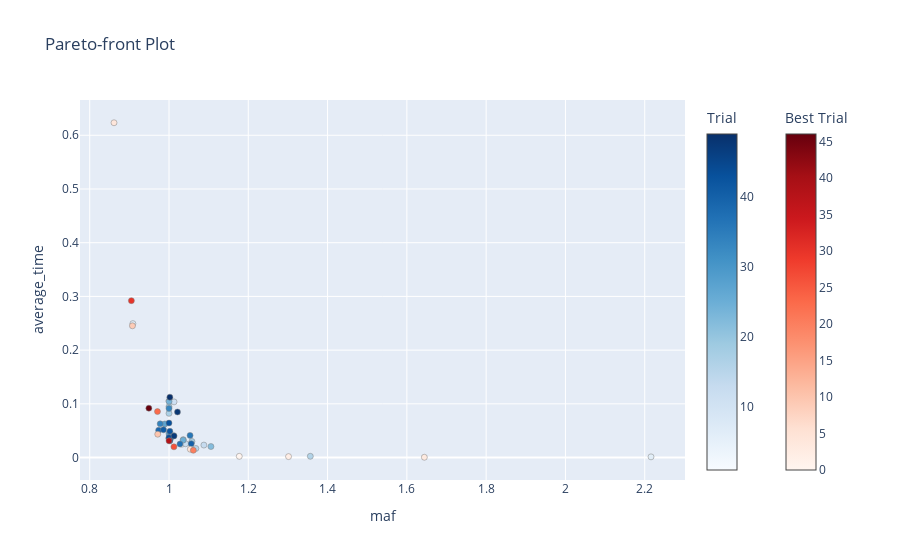

The cell this chart's notebook holds for it:
### Markdown cell above
## Visualize LSH study results

### Code cell
plot_pareto_front(lsh_study, target_names=['maf', 'average_time'])

### Figure 1 — Plotly figure (JSON) as saved in the notebook; plotly's stock layout.template omitted (floating-point values rounded to 4 significant figures)
{"data": [{"hovertemplate": "%{text}<extra>Trial</extra>", "marker": {"color": [1, 6, 7, 8, 11, 12, 13, 14, 15, 16, 17, 18, 19, 21, 22, 24, 25, 27, 28, 29, 31, 32, 33, 34, 35, 36, 37, 39, 40, 41, 42, 43, 44, 45, 47, 48, 49], "colorbar": {"title": {"text": "Trial"}}, "colorscale": [[0, "rgb(247,251,255)"], [0.125, "rgb(222,235,247)"], [0.25, "rgb(198,219,239)"], [0.375, "rgb(158,202,225)"], [0.5, "rgb(107,174,214)"], [0.625, "rgb(66,146,198)"], [0.75, "rgb(33,113,181)"], [0.875, "rgb(8,81,156)"], [1, "rgb(8,48,107)"]], "line": {"color": "Grey", "width": 0.5}}, "mode": "markers", "showlegend": false, "text": ["{<br>  \"number\": 1,<br>  \"values\": [<br>    1.0323896418551815,<br>    0.0247823<br>  ],<br>  \"params\": {<br>    \"k\": 6,<br>    \"L\": 4,<br>    \"table_size\": 3750,<br>    \"window_size\": 2844<br>  },<br>  \"user_attrs\": {<br>    \"constraint\": [<br>      0,<br>      -0.0147823<br>    ]<br>  }<br>}", "{<br>  \"number\": 6,<br>  \"values\": [<br>    2.215816764148133,<br>    0.0013180000000000002<br>  ],<br>  \"params\": {<br>    \"k\": 9,<br>    \"L\": 9,<br>    \"table_size\": 7500,<br>    \"window_size\": 1082<br>  },<br>  \"user_attrs\": {<br>    \"constraint\": [<br>      48,<br>      0.008682<br>    ]<br>  }<br>}", "{<br>  \"number\": 7,<br>  \"values\": [<br>    0.9089349207288518,<br>    0.2493493<br>  ],<br>  \"params\": {<br>    \"k\": 2,<br>    \"L\": 5,<br>    \"table_size\": 7500,<br>    \"window_size\": 2870<br>  },<br>  \"user_attrs\": {<br>    \"constraint\": [<br>      0,<br>      -0.2393493<br>    ]<br>  }<br>}", "{<br>  \"number\": 8,<br>  \"values\": [<br>    1.0,<br>    0.10556829999999999<br>  ],<br>  \"params\": {<br>    \"k\": 4,<br>    \"L\": 9,<br>    \"table_size\": 3750,<br>    \"window_size\": 2200<br>  },<br>  \"user_attrs\": {<br>    \"constraint\": [<br>      0,<br>      -0.0955683<br>    ]<br>  }<br>}", "{<br>  \"number\": 11,<br>  \"values\": [<br>    1.0127508175968094,<br>    0.1036674<br>  ],<br>  \"params\": {<br>    \"k\": 5,<br>    \"L\": 6,<br>    \"table_size\": 3750,<br>    \"window_size\": 3249<br>  },<br>  \"user_attrs\": {<br>    \"constraint\": [<br>      0,<br>      -0.09366740000000001<br>    ]<br>  }<br>}", "{<br>  \"number\": 12,<br>  \"values\": [<br>    1.0419217967921204,<br>    0.025681400000000004<br>  ],<br>  \"params\": {<br>    \"k\": 8,<br>    \"L\": 5,<br>    \"table_size\": 3750,<br>    \"window_size\": 3303<br>  },<br>  \"user_attrs\": {<br>    \"constraint\": [<br>      0,<br>      -0.015681400000000005<br>    ]<br>  }<br>}", "{<br>  \"number\": 13,<br>  \"values\": [<br>    1.0879964690732533,<br>    0.0232022<br>  ],<br>  \"params\": {<br>    \"k\": 8,<br>    \"L\": 7,<br>    \"table_size\": 3750,<br>    \"window_size\": 2742<br>  },<br>  \"user_attrs\": {<br>    \"constraint\": [<br>      0,<br>      -0.013202199999999999<br>    ]<br>  }<br>}", "{<br>  \"number\": 14,<br>  \"values\": [<br>    1.004813609368143,<br>    0.0365574<br>  ],<br>  \"params\": {<br>    \"k\": 7,<br>    \"L\": 5,<br>    \"table_size\": 3750,<br>    \"window_size\": 3061<br>  },<br>  \"user_attrs\": {<br>    \"constraint\": [<br>      0,<br>      -0.026557399999999995<br>    ]<br>  }<br>}", "{<br>  \"number\": 15,<br>  \"values\": [<br>    1.0677614985514365,<br>    0.0169359<br>  ],<br>  \"params\": {<br>    \"k\": 10,<br>    \"L\": 3,<br>    \"table_size\": 15000,<br>    \"window_size\": 3260<br>  },<br>  \"user_attrs\": {<br>    \"constraint\": [<br>      0,<br>      -0.0069359<br>    ]<br>  }<br>}", "{<br>  \"number\": 16,<br>  \"values\": [<br>    1.3564779718539302,<br>    0.0023514999999999994<br>  ],<br>  \"params\": {<br>    \"k\": 8,<br>    \"L\": 2,<br>    \"table_size\": 15000,<br>    \"window_size\": 2082<br>  },<br>  \"user_attrs\": {<br>    \"constraint\": [<br>      0,<br>      0.007648500000000001<br>    ]<br>  }<br>}", "{<br>  \"number\": 17,<br>  \"values\": [<br>    1.0,<br>    0.0822667<br>  ],<br>  \"params\": {<br>    \"k\": 9,<br>    \"L\": 7,<br>    \"table_size\": 15000,<br>    \"window_size\": 4243<br>  },<br>  \"user_attrs\": {<br>    \"constraint\": [<br>      0,<br>      -0.0722667<br>    ]<br>  }<br>}", "{<br>  \"number\": 18,<br>  \"values\": [<br>    1.0578582149524811,<br>    0.0300072<br>  ],<br>  \"params\": {<br>    \"k\": 9,<br>    \"L\": 3,<br>    \"table_size\": 15000,<br>    \"window_size\": 3974<br>  },<br>  \"user_attrs\": {<br>    \"constraint\": [<br>      0,<br>      -0.020007200000000003<br>    ]<br>  }<br>}", "{<br>  \"number\": 19,<br>  \"values\": [<br>    1.0,<br>    0.0947414<br>  ],<br>  \"params\": {<br>    \"k\": 7,<br>    \"L\": 7,<br>    \"table_size\": 15000,<br>    \"window_size\": 3848<br>  },<br>  \"user_attrs\": {<br>    \"constraint\": [<br>      0,<br>      -0.08474140000000001<br>    ]<br>  }<br>}", "{<br>  \"number\": 21,<br>  \"values\": [<br>    1.0360367975311127,<br>    0.0333736<br>  ],<br>  \"params\": {<br>    \"k\": 9,<br>    \"L\": 6,<br>    \"table_size\": 15000,<br>    \"window_size\": 3612<br>  },<br>  \"user_attrs\": {<br>    \"constraint\": [<br>      0,<br>      -0.0233736<br>    ]<br>  }<br>}", "{<br>  \"number\": 22,<br>  \"values\": [<br>    1.1057644437514855,<br>    0.0205578<br>  ],<br>  \"params\": {<br>    \"k\": 7,<br>    \"L\": 6,<br>    \"table_size\": 3750,<br>    \"window_size\": 3128<br>  },<br>  \"user_attrs\": {<br>    \"constraint\": [<br>      0,<br>      -0.0105578<br>    ]<br>  }<br>}", "{<br>  \"number\": 24,<br>  \"values\": [<br>    1.0001554991361883,<br>    0.104514<br>  ],<br>  \"params\": {<br>    \"k\": 8,<br>    \"L\": 7,<br>    \"table_size\": 15000,<br>    \"window_size\": 4195<br>  },<br>  \"user_attrs\": {<br>    \"constraint\": [<br>      0,<br>      -0.094514<br>    ]<br>  }<br>}", "{<br>  \"number\": 25,<br>  \"values\": [<br>    1.0356523434986677,<br>    0.0324463<br>  ],<br>  \"params\": {<br>    \"k\": 9,<br>    \"L\": 6,<br>    \"table_size\": 15000,<br>    \"window_size\": 4075<br>  },<br>  \"user_attrs\": {<br>    \"constraint\": [<br>      0,<br>      -0.022446299999999995<br>    ]<br>  }<br>}", "{<br>  \"number\": 27,<br>  \"values\": [<br>    0.9895012144816999,<br>    0.06250710000000001<br>  ],<br>  \"params\": {<br>    \"k\": 9,<br>    \"L\": 8,<br>    \"table_size\": 15000,<br>    \"window_size\": 4076<br>  },<br>  \"user_attrs\": {<br>    \"constraint\": [<br>      0,<br>      -0.05250710000000001<br>    ]<br>  }<br>}", "{<br>  \"number\": 28,<br>  \"values\": [<br>    1.0,<br>    0.044309<br>  ],<br>  \"params\": {<br>    \"k\": 10,<br>    \"L\": 8,<br>    \"table_size\": 15000,<br>    \"window_size\": 3636<br>  },<br>  \"user_attrs\": {<br>    \"constraint\": [<br>      0,<br>      -0.034309<br>    ]<br>  }<br>}", "{<br>  \"number\": 29,<br>  \"values\": [<br>    1.0,<br>    0.035598199999999997<br>  ],<br>  \"params\": {<br>    \"k\": 10,<br>    \"L\": 7,<br>    \"table_size\": 15000,<br>    \"window_size\": 3534<br>  },<br>  \"user_attrs\": {<br>    \"constraint\": [<br>      0,<br>      -0.025598199999999995<br>    ]<br>  }<br>}", "{<br>  \"number\": 31,<br>  \"values\": [<br>    1.0116103751992551,<br>    0.0407757<br>  ],<br>  \"params\": {<br>    \"k\": 10,<br>    \"L\": 7,<br>    \"table_size\": 15000,<br>    \"window_size\": 3640<br>  },<br>  \"user_attrs\": {<br>    \"constraint\": [<br>      0,<br>      -0.030775699999999996<br>    ]<br>  }<br>}", "{<br>  \"number\": 32,<br>  \"values\": [<br>    1.0021869427020387,<br>    0.033583<br>  ],<br>  \"params\": {<br>    \"k\": 10,<br>    \"L\": 7,<br>    \"table_size\": 15000,<br>    \"window_size\": 3660<br>  },<br>  \"user_attrs\": {<br>    \"constraint\": [<br>      0,<br>      -0.023583<br>    ]<br>  }<br>}", "{<br>  \"number\": 33,<br>  \"values\": [<br>    1.0,<br>    0.0914615<br>  ],<br>  \"params\": {<br>    \"k\": 7,<br>    \"L\": 4,<br>    \"table_size\": 3750,<br>    \"window_size\": 4037<br>  },<br>  \"user_attrs\": {<br>    \"constraint\": [<br>      0,<br>      -0.0814615<br>    ]<br>  }<br>}", "{<br>  \"number\": 34,<br>  \"values\": [<br>    0.9777148272779262,<br>    0.06271970000000002<br>  ],<br>  \"params\": {<br>    \"k\": 10,<br>    \"L\": 8,<br>    \"table_size\": 15000,<br>    \"window_size\": 3884<br>  },<br>  \"user_attrs\": {<br>    \"constraint\": [<br>      0,<br>      -0.052719700000000015<br>    ]<br>  }<br>}", "{<br>  \"number\": 35,<br>  \"values\": [<br>    1.0,<br>    0.0355708<br>  ],<br>  \"params\": {<br>    \"k\": 10,<br>    \"L\": 6,<br>    \"table_size\": 15000,<br>    \"window_size\": 3440<br>  },<br>  \"user_attrs\": {<br>    \"constraint\": [<br>      0,<br>      -0.025570799999999998<br>    ]<br>  }<br>}", "{<br>  \"number\": 36,<br>  \"values\": [<br>    1.053125112087831,<br>    0.0412917<br>  ],<br>  \"params\": {<br>    \"k\": 10,<br>    \"L\": 7,<br>    \"table_size\": 15000,<br>    \"window_size\": 3766<br>  },<br>  \"user_attrs\": {<br>    \"constraint\": [<br>      0,<br>      -0.0312917<br>    ]<br>  }<br>}", "{<br>  \"number\": 37,<br>  \"values\": [<br>    1.0276999562716072,<br>    0.025152599999999997<br>  ],<br>  \"params\": {<br>    \"k\": 10,<br>    \"L\": 7,<br>    \"table_size\": 15000,<br>    \"window_size\": 3412<br>  },<br>  \"user_attrs\": {<br>    \"constraint\": [<br>      0,<br>      -0.015152599999999997<br>    ]<br>  }<br>}", "{<br>  \"number\": 39,<br>  \"values\": [<br>    0.9739520308506253,<br>    0.05091140000000001<br>  ],<br>  \"params\": {<br>    \"k\": 10,<br>    \"L\": 8,<br>    \"table_size\": 15000,<br>    \"window_size\": 3713<br>  },<br>  \"user_attrs\": {<br>    \"constraint\": [<br>      0,<br>      -0.04091140000000001<br>    ]<br>  }<br>}", "{<br>  \"number\": 40,<br>  \"values\": [<br>    1.0561276292155861,<br>    0.025736<br>  ],<br>  \"params\": {<br>    \"k\": 10,<br>    \"L\": 8,<br>    \"table_size\": 15000,<br>    \"window_size\": 3606<br>  },<br>  \"user_attrs\": {<br>    \"constraint\": [<br>      0,<br>      -0.015736<br>    ]<br>  }<br>}", "{<br>  \"number\": 41,<br>  \"values\": [<br>    0.9861754171211075,<br>    0.051636900000000006<br>  ],<br>  \"params\": {<br>    \"k\": 10,<br>    \"L\": 7,<br>    \"table_size\": 15000,<br>    \"window_size\": 3604<br>  },<br>  \"user_attrs\": {<br>    \"constraint\": [<br>      0,<br>      -0.041636900000000004<br>    ]<br>  }<br>}", "{<br>  \"number\": 42,<br>  \"values\": [<br>    1.0021869427020387,<br>    0.048907799999999994<br>  ],<br>  \"params\": {<br>    \"k\": 10,<br>    \"L\": 7,<br>    \"table_size\": 15000,<br>    \"window_size\": 3441<br>  },<br>  \"user_attrs\": {<br>    \"constraint\": [<br>      0,<br>      -0.03890779999999999<br>    ]<br>  }<br>}", "{<br>  \"number\": 43,<br>  \"values\": [<br>    1.0,<br>    0.0643002<br>  ],<br>  \"params\": {<br>    \"k\": 10,<br>    \"L\": 8,<br>    \"table_size\": 15000,<br>    \"window_size\": 3985<br>  },<br>  \"user_attrs\": {<br>    \"constraint\": [<br>      0,<br>      -0.0543002<br>    ]<br>  }<br>}", "{<br>  \"number\": 44,<br>  \"values\": [<br>    1.0,<br>    0.0371734<br>  ],<br>  \"params\": {<br>    \"k\": 10,<br>    \"L\": 7,<br>    \"table_size\": 15000,<br>    \"window_size\": 3513<br>  },<br>  \"user_attrs\": {<br>    \"constraint\": [<br>      0,<br>      -0.0271734<br>    ]<br>  }<br>}", "{<br>  \"number\": 45,<br>  \"values\": [<br>    1.0021869427020387,<br>    0.031239100000000002<br>  ],<br>  \"params\": {<br>    \"k\": 7,<br>    \"L\": 5,<br>    \"table_size\": 3750,<br>    \"window_size\": 3551<br>  },<br>  \"user_attrs\": {<br>    \"constraint\": [<br>      0,<br>      -0.021239100000000004<br>    ]<br>  }<br>}", "{<br>  \"number\": 47,<br>  \"values\": [<br>    1.0127508175968094,<br>    0.040324299999999993<br>  ],<br>  \"params\": {<br>    \"k\": 7,<br>    \"L\": 5,<br>    \"table_size\": 3750,<br>    \"window_size\": 3252<br>  },<br>  \"user_attrs\": {<br>    \"constraint\": [<br>      0,<br>      -0.03032429999999999<br>    ]<br>  }<br>}", "{<br>  \"number\": 48,<br>  \"values\": [<br>    1.0213835094142336,<br>    0.08483169999999998<br>  ],<br>  \"params\": {<br>    \"k\": 10,<br>    \"L\": 8,<br>    \"table_size\": 15000,<br>    \"window_size\": 3738<br>  },<br>  \"user_attrs\": {<br>    \"constraint\": [<br>      0,<br>      -0.07483169999999999<br>    ]<br>  }<br>}", "{<br>  \"number\": 49,<br>  \"values\": [<br>    1.0021869427020387,<br>    0.11239860000000002<br>  ],<br>  \"params\": {<br>    \"k\": 10,<br>    \"L\": 8,<br>    \"table_size\": 15000,<br>    \"window_size\": 4244<br>  },<br>  \"user_attrs\": {<br>    \"constraint\": [<br>      0,<br>      -0.10239860000000002<br>    ]<br>  }<br>}"], "type": "scatter", "x": [1.032, 2.216, 0.9089, 1, 1.013, 1.042, 1.088, 1.005, 1.068, 1.356, 1, 1.058, 1, 1.036, 1.106, 1.0, 1.036, 0.9895, 1, 1, 1.012, 1.002, 1, 0.9777, 1, 1.053, 1.028, 0.974, 1.056, 0.9862, 1.002, 1, 1, 1.002, 1.013, 1.021, 1.002], "y": [0.02478, 0.001318, 0.2493, 0.1056, 0.1037, 0.02568, 0.0232, 0.03656, 0.01694, 0.002351, 0.08227, 0.03001, 0.09474, 0.03337, 0.02056, 0.1045, 0.03245, 0.06251, 0.04431, 0.0356, 0.04078, 0.03358, 0.09146, 0.06272, 0.03557, 0.04129, 0.02515, 0.05091, 0.02574, 0.05164, 0.04891, 0.0643, 0.03717, 0.03124, 0.04032, 0.08483, 0.1124]}, {"hovertemplate": "%{text}<extra>Best Trial</extra>", "marker": {"color": [0, 2, 3, 4, 5, 9, 10, 20, 23, 26, 30, 38, 46], "colorbar": {"title": {"text": "Best Trial"}, "x": 1.1, "xpad": 40}, "colorscale": [[0, "rgb(255,245,240)"], [0.125, "rgb(254,224,210)"], [0.25, "rgb(252,187,161)"], [0.375, "rgb(252,146,114)"], [0.5, "rgb(251,106,74)"], [0.625, "rgb(239,59,44)"], [0.75, "rgb(203,24,29)"], [0.875, "rgb(165,15,21)"], [1, "rgb(103,0,13)"]], "line": {"color": "Grey", "width": 0.5}}, "mode": "markers", "showlegend": false, "text": ["{<br>  \"number\": 0,<br>  \"values\": [<br>    1.1772753554968618,<br>    0.0022889000000000004<br>  ],<br>  \"params\": {<br>    \"k\": 10,<br>    \"L\": 8,<br>    \"table_size\": 15000,<br>    \"window_size\": 2003<br>  },<br>  \"user_attrs\": {<br>    \"constraint\": [<br>      0,<br>      0.0077111<br>    ]<br>  }<br>}", "{<br>  \"number\": 2,<br>  \"values\": [<br>    1.3015398135892386,<br>    0.0017852<br>  ],<br>  \"params\": {<br>    \"k\": 8,<br>    \"L\": 5,<br>    \"table_size\": 3750,<br>    \"window_size\": 1773<br>  },<br>  \"user_attrs\": {<br>    \"constraint\": [<br>      0,<br>      0.0082148<br>    ]<br>  }<br>}", "{<br>  \"number\": 3,<br>  \"values\": [<br>    1.6441154261537358,<br>    0.0005732000000000001<br>  ],<br>  \"params\": {<br>    \"k\": 7,<br>    \"L\": 3,<br>    \"table_size\": 3750,<br>    \"window_size\": 1354<br>  },<br>  \"user_attrs\": {<br>    \"constraint\": [<br>      43,<br>      0.0094268<br>    ]<br>  }<br>}", "{<br>  \"number\": 4,<br>  \"values\": [<br>    0.8612792049187826,<br>    0.6233115<br>  ],<br>  \"params\": {<br>    \"k\": 2,<br>    \"L\": 10,<br>    \"table_size\": 15000,<br>    \"window_size\": 4782<br>  },<br>  \"user_attrs\": {<br>    \"constraint\": [<br>      0,<br>      -0.6133115<br>    ]<br>  }<br>}", "{<br>  \"number\": 5,<br>  \"values\": [<br>    1.0537973456315135,<br>    0.015467299999999998<br>  ],<br>  \"params\": {<br>    \"k\": 7,<br>    \"L\": 3,<br>    \"table_size\": 15000,<br>    \"window_size\": 3326<br>  },<br>  \"user_attrs\": {<br>    \"constraint\": [<br>      0,<br>      -0.005467299999999998<br>    ]<br>  }<br>}", "{<br>  \"number\": 9,<br>  \"values\": [<br>    0.9078231289864939,<br>    0.24525959999999997<br>  ],<br>  \"params\": {<br>    \"k\": 4,<br>    \"L\": 10,<br>    \"table_size\": 3750,<br>    \"window_size\": 3355<br>  },<br>  \"user_attrs\": {<br>    \"constraint\": [<br>      0,<br>      -0.23525959999999996<br>    ]<br>  }<br>}", "{<br>  \"number\": 10,<br>  \"values\": [<br>    0.9716113798142378,<br>    0.043435699999999994<br>  ],<br>  \"params\": {<br>    \"k\": 7,<br>    \"L\": 6,<br>    \"table_size\": 3750,<br>    \"window_size\": 3200<br>  },<br>  \"user_attrs\": {<br>    \"constraint\": [<br>      0,<br>      -0.03343569999999999<br>    ]<br>  }<br>}", "{<br>  \"number\": 20,<br>  \"values\": [<br>    1.0613361064156164,<br>    0.0135708<br>  ],<br>  \"params\": {<br>    \"k\": 9,<br>    \"L\": 5,<br>    \"table_size\": 15000,<br>    \"window_size\": 3253<br>  },<br>  \"user_attrs\": {<br>    \"constraint\": [<br>      0,<br>      -0.003570799999999999<br>    ]<br>  }<br>}", "{<br>  \"number\": 23,<br>  \"values\": [<br>    0.9709495420790043,<br>    0.08566159999999999<br>  ],<br>  \"params\": {<br>    \"k\": 9,<br>    \"L\": 6,<br>    \"table_size\": 15000,<br>    \"window_size\": 4050<br>  },<br>  \"user_attrs\": {<br>    \"constraint\": [<br>      0,<br>      -0.0756616<br>    ]<br>  }<br>}", "{<br>  \"number\": 26,<br>  \"values\": [<br>    1.0124678074909996,<br>    0.019983400000000002<br>  ],<br>  \"params\": {<br>    \"k\": 10,<br>    \"L\": 6,<br>    \"table_size\": 15000,<br>    \"window_size\": 3752<br>  },<br>  \"user_attrs\": {<br>    \"constraint\": [<br>      0,<br>      -0.009983400000000002<br>    ]<br>  }<br>}", "{<br>  \"number\": 30,<br>  \"values\": [<br>    0.9051289104677074,<br>    0.29210859999999994<br>  ],<br>  \"params\": {<br>    \"k\": 2,<br>    \"L\": 4,<br>    \"table_size\": 7500,<br>    \"window_size\": 3841<br>  },<br>  \"user_attrs\": {<br>    \"constraint\": [<br>      0,<br>      -0.28210859999999993<br>    ]<br>  }<br>}", "{<br>  \"number\": 38,<br>  \"values\": [<br>    1.0,<br>    0.031066999999999994<br>  ],<br>  \"params\": {<br>    \"k\": 10,<br>    \"L\": 8,<br>    \"table_size\": 15000,<br>    \"window_size\": 3687<br>  },<br>  \"user_attrs\": {<br>    \"constraint\": [<br>      0,<br>      -0.021066999999999995<br>    ]<br>  }<br>}", "{<br>  \"number\": 46,<br>  \"values\": [<br>    0.9492472634245511,<br>    0.0918829<br>  ],<br>  \"params\": {<br>    \"k\": 9,<br>    \"L\": 8,<br>    \"table_size\": 15000,<br>    \"window_size\": 4217<br>  },<br>  \"user_attrs\": {<br>    \"constraint\": [<br>      0,<br>      -0.08188290000000001<br>    ]<br>  }<br>}"], "type": "scatter", "x": [1.177, 1.302, 1.644, 0.8613, 1.054, 0.9078, 0.9716, 1.061, 0.9709, 1.012, 0.9051, 1, 0.9492], "y": [0.002289, 0.001785, 0.0005732, 0.6233, 0.01547, 0.2453, 0.04344, 0.01357, 0.08566, 0.01998, 0.2921, 0.03107, 0.09188]}], "layout": {"title": {"text": "Pareto-front Plot"}, "xaxis": {"title": {"text": "maf"}}, "yaxis": {"title": {"text": "average_time"}}}}
